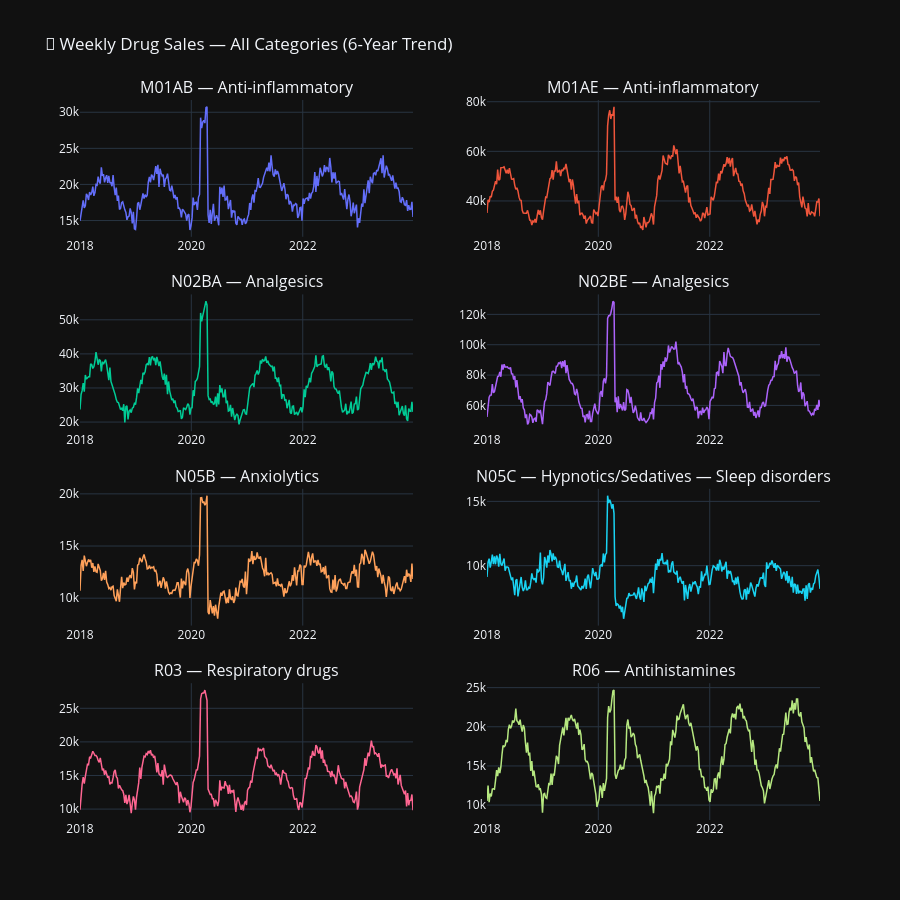

Source (notebook cell):
### Markdown cell above
---
## 📊 3. Exploratory Data Analysis (EDA)

### Code cell
# ── 3.1 Sales Trend for All Drug Categories ──
drug_cols = ['M01AB', 'M01AE', 'N02BA', 'N02BE', 'N05B', 'N05C', 'R03', 'R06']

fig = make_subplots(rows=4, cols=2,
                    subplot_titles=[f'{col} — {drug_info[col].split("(")[0].strip()}' for col in drug_cols],
                    vertical_spacing=0.08)

colors = ['#636EFA','#EF553B','#00CC96','#AB63FA','#FFA15A','#19D3F3','#FF6692','#B6E880']

for i, col in enumerate(drug_cols):
    row = i // 2 + 1
    c = i % 2 + 1
    fig.add_trace(
        go.Scatter(x=df['datum'], y=df[col], name=col,
                   line=dict(color=colors[i], width=1.5)),
        row=row, col=c
    )

fig.update_layout(
    title='💊 Weekly Drug Sales — All Categories (6-Year Trend)',
    height=900, showlegend=False,
    template='plotly_dark'
)
fig.show(renderer="vscode")

### Figure 1 — Plotly figure (JSON) as saved in the notebook; plotly's stock layout.template omitted (floating-point values rounded to 4 significant figures; data arrays with more than 128 entries replaced by an {"elided": "..."} marker saying what was removed)
{"data": [{"line": {"color": "#636EFA", "width": 1.5}, "name": "M01AB", "type": "scatter", "x": {"elided": "313 str values"}, "xaxis": "x", "y": {"elided": "313 float values"}, "yaxis": "y"}, {"line": {"color": "#EF553B", "width": 1.5}, "name": "M01AE", "type": "scatter", "x": {"elided": "313 str values"}, "xaxis": "x2", "y": {"elided": "313 float values"}, "yaxis": "y2"}, {"line": {"color": "#00CC96", "width": 1.5}, "name": "N02BA", "type": "scatter", "x": {"elided": "313 str values"}, "xaxis": "x3", "y": {"elided": "313 float values"}, "yaxis": "y3"}, {"line": {"color": "#AB63FA", "width": 1.5}, "name": "N02BE", "type": "scatter", "x": {"elided": "313 str values"}, "xaxis": "x4", "y": {"elided": "313 float values"}, "yaxis": "y4"}, {"line": {"color": "#FFA15A", "width": 1.5}, "name": "N05B", "type": "scatter", "x": {"elided": "313 str values"}, "xaxis": "x5", "y": {"elided": "313 float values"}, "yaxis": "y5"}, {"line": {"color": "#19D3F3", "width": 1.5}, "name": "N05C", "type": "scatter", "x": {"elided": "313 str values"}, "xaxis": "x6", "y": {"elided": "313 float values"}, "yaxis": "y6"}, {"line": {"color": "#FF6692", "width": 1.5}, "name": "R03", "type": "scatter", "x": {"elided": "313 str values"}, "xaxis": "x7", "y": {"elided": "313 float values"}, "yaxis": "y7"}, {"line": {"color": "#B6E880", "width": 1.5}, "name": "R06", "type": "scatter", "x": {"elided": "313 str values"}, "xaxis": "x8", "y": {"elided": "313 float values"}, "yaxis": "y8"}], "layout": {"annotations": [{"font": {"size": 16}, "showarrow": false, "text": "M01AB — Anti-inflammatory", "x": 0.225, "xanchor": "center", "xref": "paper", "y": 1, "yanchor": "bottom", "yref": "paper"}, {"font": {"size": 16}, "showarrow": false, "text": "M01AE — Anti-inflammatory", "x": 0.775, "xanchor": "center", "xref": "paper", "y": 1, "yanchor": "bottom", "yref": "paper"}, {"font": {"size": 16}, "showarrow": false, "text": "N02BA — Analgesics", "x": 0.225, "xanchor": "center", "xref": "paper", "y": 0.73, "yanchor": "bottom", "yref": "paper"}, {"font": {"size": 16}, "showarrow": false, "text": "N02BE — Analgesics", "x": 0.775, "xanchor": "center", "xref": "paper", "y": 0.73, "yanchor": "bottom", "yref": "paper"}, {"font": {"size": 16}, "showarrow": false, "text": "N05B — Anxiolytics", "x": 0.225, "xanchor": "center", "xref": "paper", "y": 0.46, "yanchor": "bottom", "yref": "paper"}, {"font": {"size": 16}, "showarrow": false, "text": "N05C — Hypnotics/Sedatives — Sleep disorders", "x": 0.775, "xanchor": "center", "xref": "paper", "y": 0.46, "yanchor": "bottom", "yref": "paper"}, {"font": {"size": 16}, "showarrow": false, "text": "R03 — Respiratory drugs", "x": 0.225, "xanchor": "center", "xref": "paper", "y": 0.19, "yanchor": "bottom", "yref": "paper"}, {"font": {"size": 16}, "showarrow": false, "text": "R06 — Antihistamines", "x": 0.775, "xanchor": "center", "xref": "paper", "y": 0.19, "yanchor": "bottom", "yref": "paper"}], "height": 900, "showlegend": false, "title": {"text": "💊 Weekly Drug Sales — All Categories (6-Year Trend)"}, "xaxis": {"anchor": "y", "domain": [0, 0.45]}, "xaxis2": {"anchor": "y2", "domain": [0.55, 1]}, "xaxis3": {"anchor": "y3", "domain": [0, 0.45]}, "xaxis4": {"anchor": "y4", "domain": [0.55, 1]}, "xaxis5": {"anchor": "y5", "domain": [0, 0.45]}, "xaxis6": {"anchor": "y6", "domain": [0.55, 1]}, "xaxis7": {"anchor": "y7", "domain": [0, 0.45]}, "xaxis8": {"anchor": "y8", "domain": [0.55, 1]}, "yaxis": {"anchor": "x", "domain": [0.81, 1]}, "yaxis2": {"anchor": "x2", "domain": [0.81, 1]}, "yaxis3": {"anchor": "x3", "domain": [0.54, 0.73]}, "yaxis4": {"anchor": "x4", "domain": [0.54, 0.73]}, "yaxis5": {"anchor": "x5", "domain": [0.27, 0.46]}, "yaxis6": {"anchor": "x6", "domain": [0.27, 0.46]}, "yaxis7": {"anchor": "x7", "domain": [0, 0.19]}, "yaxis8": {"anchor": "x8", "domain": [0, 0.19]}}}
